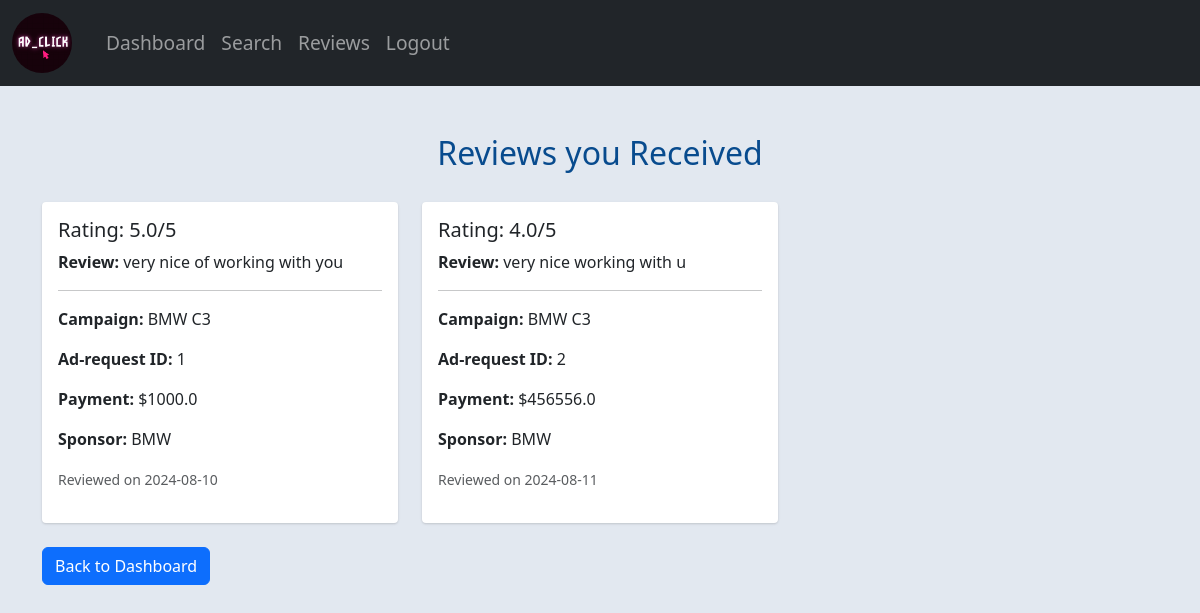
The page /reviews (signed in) on the database its author committed.
### app.py (models this page shows, shortened)
class Rating(db.Model):
    __tablename__ = 'rating'
    id = db.Column(db.Integer, primary_key=True)
    transaction_id = db.Column(db.Integer, db.ForeignKey('ad_request.id'))
    rater_id = db.Column(db.Integer, db.ForeignKey('user.id'))
    ratee_id = db.Column(db.Integer, db.ForeignKey('user.id'))
    rating = db.Column(db.Float)
    review = db.Column(db.Text)
    date = db.Column(db.DateTime)
    ad_request = db.relationship('AdRequest')
    rater = db.relationship('User', foreign_keys=[rater_id], back_populates='ratings_given')
    ratee = db.relationship('User', foreign_keys=[ratee_id], back_populates='ratings_received')

class Campaign(db.Model):
    __tablename__ = 'campaign'
    id = db.Column(db.Integer, primary_key=True)
    title = db.Column(db.String(30))
    description = db.Column(db.Text)
    start_date = db.Column(db.DateTime)
    end_date = db.Column(db.DateTime)
    budget = db.Column(db.Float)
    visibility = db.Column(db.String(20), default='Public')
    flag = db.Column(db.Boolean, default=False)
    goals = db.Column(db.Text)
    user_id = db.Column(db.Integer, db.ForeignKey('user.id'))
    sponsor = db.relationship('User', back_populates='campaigns')
    ad_requests = db.relationship('AdRequest', back_populates='campaign')

class AdRequest(db.Model):
    __tablename__ = 'ad_request'
    id = db.Column(db.Integer, primary_key=True)
    campaign_id = db.Column(db.Integer, db.ForeignKey('campaign.id'))
    receiver_id = db.Column(db.Integer, db.ForeignKey('user.id'))
    sender_id = db.Column(db.Integer, db.ForeignKey('user.id'))
    message = db.Column(db.Text)
    requirements = db.Column(db.Text)
    payment = db.Column(db.Float)
    status = db.Column(db.String(20))
    campaign = db.relationship('Campaign', back_populates='ad_requests')
    sender = db.relationship('User', foreign_keys=[sender_id], back_populates='ad_requests_sent')
    receiver = db.relationship('User', foreign_keys=[receiver_id], back_populates='ad_requests_received')

class User(db.Model):
    __tablename__ = 'user'
    id = db.Column(db.Integer, primary_key=True)
    username = db.Column(db.String(40), unique=True, nullable=False)
    passhash = db.Column(db.String(512), nullable=False)
    name = db.Column(db.String(40), nullable=False)
    email = db.Column(db.String(120), unique=True, nullable=False)
    role = db.Column(db.String(20), nullable=False)
    niche = db.Column(db.String(20))
    socialnet = db.Column(db.String(20))
    flag = db.Column(db.Boolean, default=False)
    profile = db.relationship('Profile', back_populates='user', uselist=False)
    campaigns = db.relationship('Campaign', back_populates='sponsor')
    ad_requests_sent = db.relationship('AdRequest', foreign_keys='AdRequest.sender_id', back_populates='sender')
    ad_requests_received = db.relationship('AdRequest', foreign_keys='AdRequest.receiver_id', back_populates='receiver')
    ratings_given = db.relationship('Rating', foreign_keys='Rating.rater_id', back_populates='rater')
    ratings_received = db.relationship('Rating', foreign_keys='Rating.ratee_id', back_populates='ratee')
    @property
    def password(self):
        raise AttributeError('password is not a readable attribute')

### routes.py (the view)
@app.route('/reviews')
@check_flagged_user
@login_required
def reviews():
    user = User.query.get(session['user_id'])
    reviews = Rating.query.filter_by(ratee_id=user.id).all()
    return render_template('reviews.html', user=user, reviews=reviews)

### routes.py (called while the page is built)
@app.context_processor
def inject_user():
    user_id = session.get('user_id')
    user = User.query.get(user_id) if user_id else None
    return {'user': user}

def login_required(func):
    @wraps(func)
    def wrapper(*args, **kwargs):
        if 'user_id' not in session:
            flash('You need to be logged in to access that page.', 'danger')
            return redirect(url_for('login'))
        return func(*args, **kwargs)
    return wrapper

def check_flagged_user(f):
    @wraps(f)
    def decorated_function(*args, **kwargs):
        user = User.query.get(session.get('user_id'))
        if user and user.flag:
            session.clear()
            flash("You have been logged out because you were flagged by the admin.", 'danger')
            return redirect(url_for('login'))
        return f(*args, **kwargs)
    return decorated_function

### templates/reviews.html (shortened to what this page needs)
{% extends 'layout.html' %}
{% block content %}
<link rel="stylesheet" href="{{ url_for('static', filename='profile.css') }}">
<div class="container mt-5">
        <h2 >Reviews you Received</h2>
        <div class="row">
            {% if reviews %}
                {% for review in reviews %}
                    <div class="col-md-4 mb-4">
                        <div class="card">
                            <div class="card-body">
                                <h5 class="card-title">Rating: {{ review.rating }}/5</h5>
                                <p class="card-text"><strong>Review: </strong> {{ review.review }}</p>
                                <hr>
                                <p><strong>Campaign:</strong> {{ review.ad_request.campaign.title }}</p>
                                <p><strong>Ad-request ID: </strong> {{ review.transaction_id}}</p>
                                <p><strong>Payment:</strong> ${{ review.ad_request.payment }}</p>
                                <p><strong>Sponsor:</strong> {{ review.rater.name }}</p>
                                <p><small class="text-muted">Reviewed on {{ review.date.strftime('%Y-%m-%d') }}</small></p>
                            </div>
                        </div>
                    </div>
                {% endfor %}
            {% else %}
                <div class="col-12">
                    <p class="text-center">No reviews yet.</p>
                </div>
            {% endif %}
        </div>
        <a href="{{ url_for('profile') }}" class="btn btn-primary">Back to Dashboard</a>
    </div>
{% endblock %}

### static/edit_profile.css (style rules this page uses)
body { margin-top:0px; margin-bottom: 20px; color: #232429; }

### static/profile.css (style rules this page uses)
body { color: #1a202c!important; text-align: left; background-color: #e2e8f0; }
.card { box-shadow: 0 1px 3px 0 rgba(0,0,0,.1), 0 1px 2px 0 rgba(0,0,0,.06); }
.card { position: relative; display: flex; flex-direction: column; min-width: 0; word-wrap: break-word; background-color: #fff; background-clip: border-box; border: 0 solid rgba(0,0,0,.125); border-radius: .25rem; }
.card-body { flex: 1 1 auto; min-height: 1px; padding: 1rem; }

### templates/reviews.html (style rules this page uses)
h2 { text-align: center; margin-bottom: 30px; color: #084b8e; }

### rows shown on the page
Rating: rating "5.0", review "very nice of working with you", ad_request.campaign "BMW C3", transaction_id "1", ad_request.payment "1000.0", rater.name "BMW", date "2024-08-10"
Rating: rating "4.0", review "very nice working with u", ad_request.campaign "BMW C3", transaction_id "2", ad_request.payment "456556.0", rater.name "BMW", date "2024-08-11"
